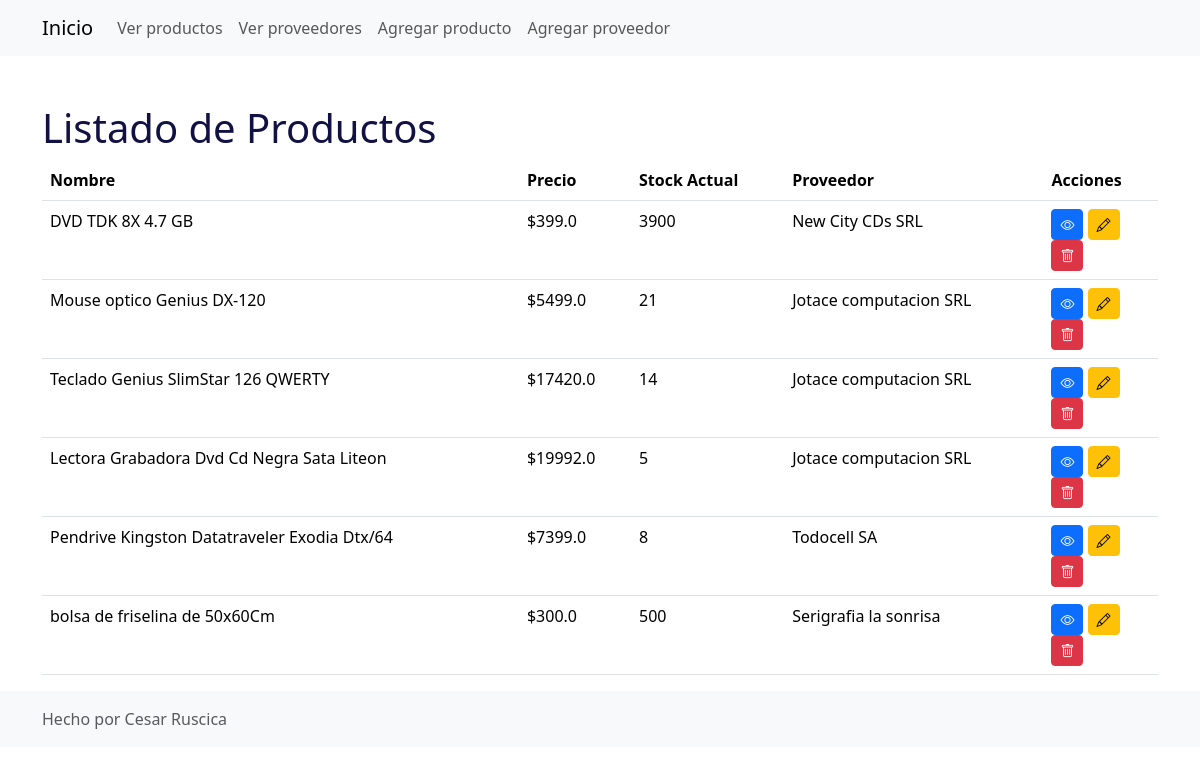
/products/, run on an earlier commit of the app's database.
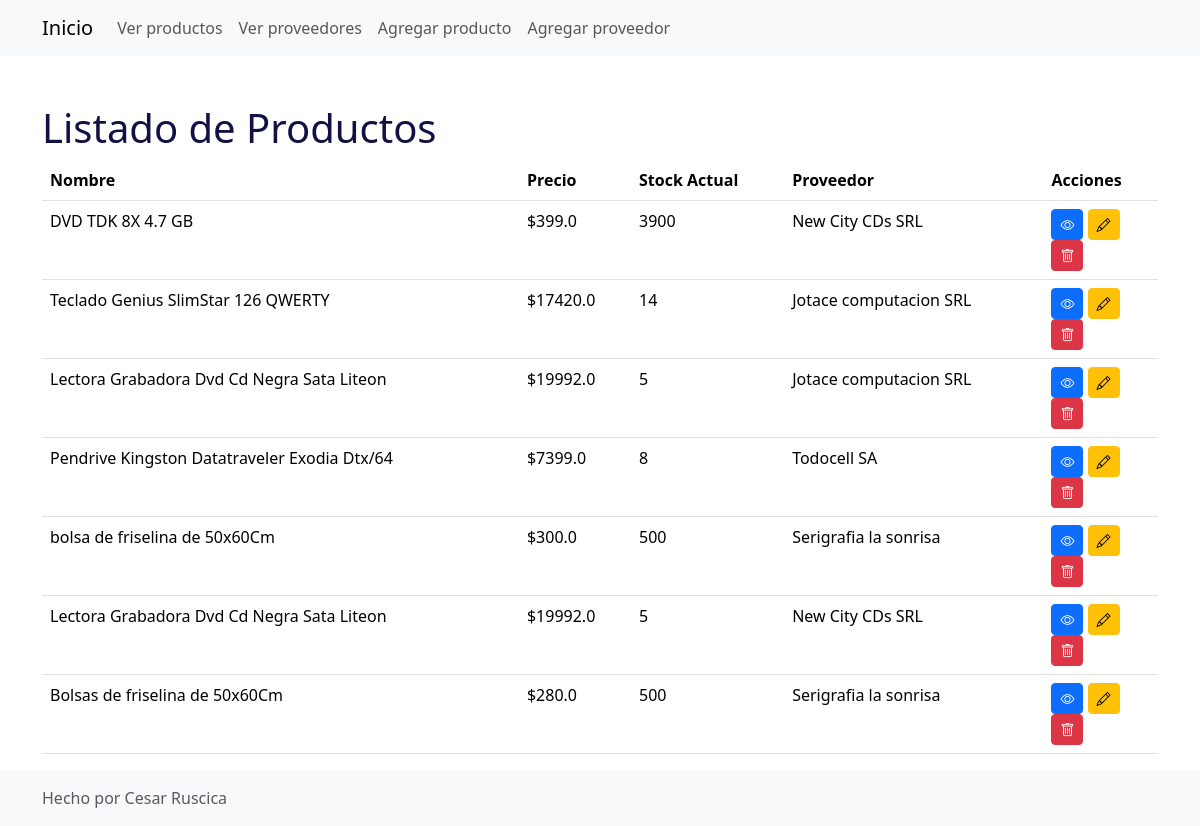
And on a later commit of the database.
### Sales/models.py (models this page shows, shortened)
class Producto(models.Model):
    nombre = models.CharField(max_length = 45)
    precio = models.FloatField()
    stock_actual = models.IntegerField()
    proveedor = models.ForeignKey(Proveedor, on_delete = models.CASCADE)

class Proveedor(models.Model):
    razon_social = models.CharField(max_length = 45)
    cuit = models.CharField(max_length = 45)
    celular = models.CharField(max_length = 45)
    def __str__(self):
        return self.razon_social

### Sales/views.py (the view)
# urls.py: path('products/', views.products, name="products"),
def products(request):
    print('ver todos los Products')
    products = Producto.objects.all()
    return render(request, 'productos.html', {'productos': products})

### Sales/templates/productos.html (shortened to what this page needs)
{% load static %}
<!DOCTYPE html>
<html lang="es">
<head>
    <link href="https://cdn.jsdelivr.net/npm/bootstrap@5.3.3/dist/css/bootstrap.min.css" rel="stylesheet">
    <link href="https://cdn.jsdelivr.net/npm/bootstrap-icons/font/bootstrap-icons.css" rel="stylesheet">
    <link rel="stylesheet" type="text/css" href="{% static 'css/mystyle.css' %}">
</head>
<body>
    {% include 'includes/navbar.html' %}
    <div class="container mt-5">
        <h1>Listado de Productos</h1>
        <table class="table">
            <thead>
                <tr>
                    <th scope="col">Nombre</th>
                    <th scope="col">Precio</th>
                    <th scope="col">Stock Actual</th>
                    <th scope="col">Proveedor</th>
                    <th scope="col">Acciones</th>
                </tr>
            </thead>
            <tbody>
                {% for producto in productos %}
                <tr>
                    <td>{{ producto.nombre }}</td>
                    <td>${{ producto.precio }}</td>
                    <td>{{ producto.stock_actual }}</td>
                    <td>{{ producto.proveedor }}</td>
                    <td>
                        <a href="{% url 'view_product' producto.id %}" class="btn btn-primary btn-sm"><i class="bi bi-eye"></i></a>
                        <a href="{% url 'edit_product_form' producto.id %}" class="btn btn-warning btn-sm"><i class="bi bi-pencil"></i></a>
                        <form action="{% url 'delete_product' producto.id %}" method="post">
                            <button type="submit" class="btn btn-danger btn-sm"><i class="bi bi-trash"></i></button>
                        </form>
                    </td>
                </tr>
                {% endfor %}
            </tbody>
        </table>
    </div>
    {% include 'includes/footer.html' %}
</body>
</html>

### Sales/templates/includes/navbar.html (shortened to what this page needs)
<nav class="navbar navbar-expand-lg navbar-light bg-light ">
    <div class="container">
        <a class="navbar-brand" href="{% url 'home' %}">Inicio</a>
        <div class="collapse navbar-collapse " id="navbarSupportedContent"  >
            <ul class="navbar-nav me-auto mb-2 mb-lg-0 ">
                <li class="nav-item">
                    <a class="nav-link" href="{% url 'products' %}">Ver productos</a>
                </li>
                <li class="nav-item">
                    <a class="nav-link" href="{% url 'suppliers' %}">Ver proveedores</a>
                </li>
                <li class="nav-item">
                    <a class="nav-link" href="{% url 'new_product_form' %}">Agregar producto</a>
                </li>
                <li class="nav-item">
                    <a class="nav-link" href="{% url 'new_supplier_form' %}">Agregar proveedor</a>
                </li>
            </ul>
        </div>
    </div>
</nav>

### Sales/templates/includes/footer.html
<footer class="footer mt-auto py-3 bg-light">
    <div class="container">
        <span class="text-muted">Hecho por Cesar Ruscica</span>
    </div>
</footer>

### static/css/mystyle.css (style rules this page uses)
h1 { color: #111144; }

What changed in the data, as far as the page shows it:
removed Producto: nombre "Mouse optico Genius DX-120", precio "5499.0", stock_actual "21", proveedor "Jotace computacion SRL"
added Producto: nombre "Lectora Grabadora Dvd Cd Negra Sata Liteon", precio "19992.0", stock_actual "5", proveedor "New City CDs SRL"
added Producto: nombre "Bolsas de friselina de 50x60Cm", precio "280.0", stock_actual "500", proveedor "Serigrafia la sonrisa"
